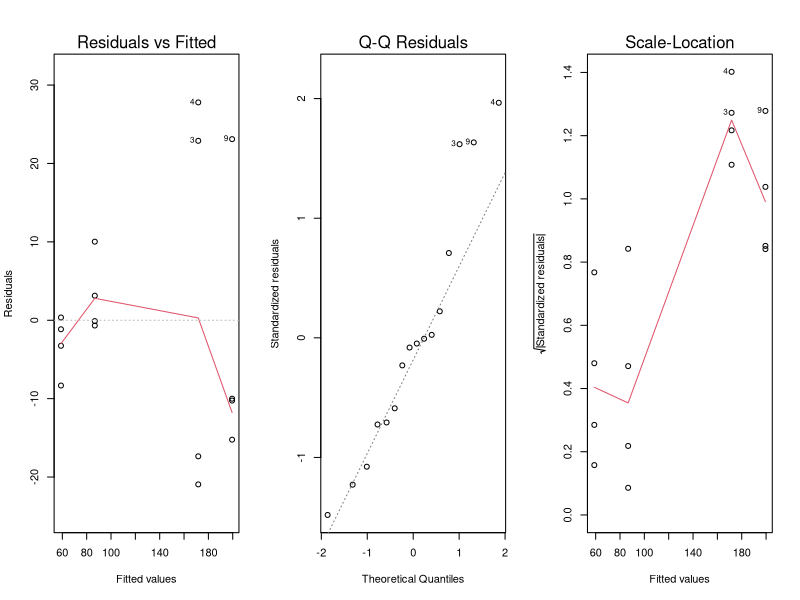
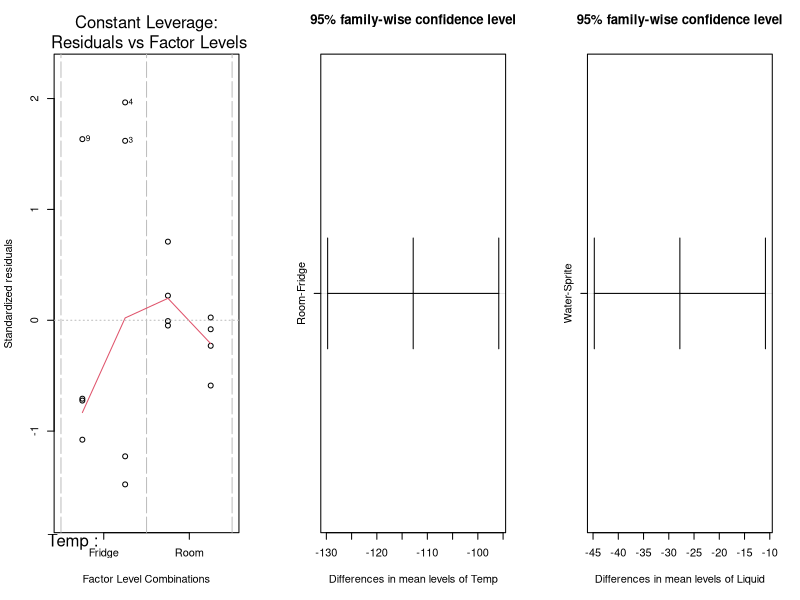

Write the R code that produced these figures, in order.
## ---- chunk 1
# Clear environment
rm(list = ls())

# Load packages
library(readxl)
library(tidyverse)   
library(broom)      # For tidy() to make better anova summary
library(knitr)      # For better tables


# Read in data
AS_raw <- read_excel("Data/AlkaSeltzer_Results.xlsx")


# Global options

## ---- chunk 2
AS <-
  AS_raw %>%
  mutate(Volume = as.factor(Volume))
## ---- chunk 3
# Start with the full model with 2 and 3 way interactions
full_aov <- 
  aov(Time ~ Temp + Liquid + Volume + Temp:Liquid + Temp:Volume + Liquid:Volume + Temp:Liquid:Volume, 
                data = AS)

# Conduct the stepwise selection
step_aov <- step(full_aov, trace = FALSE)
## ---- chunk 4
# Better anova summary table
step_aov %>%
  tidy() %>%
  kable(digits = 3)
## ---- chunk 5
par(mfrow = c(1,3))
plot(step_aov)

## ---- chunk 6
TukeyHSD(step_aov, "Temp", conf.level = 0.95) 

TukeyHSD(step_aov, "Liquid", conf.level = 0.95)
## ---- chunk 7
TukeyHSD(step_aov, "Temp", conf.level = 0.95) %>%
  tidy() %>%
  select(-null.value) %>%
  kable(digits = 2) 

TukeyHSD(step_aov, "Liquid", conf.level = 0.95) %>%
  tidy() %>%
  select(-null.value) %>%
  kable(digits = 2)
## ---- chunk 8
plot(TukeyHSD(step_aov, "Temp", conf.level = 0.95)) 

plot(TukeyHSD(step_aov, "Liquid", conf.level = 0.95))
